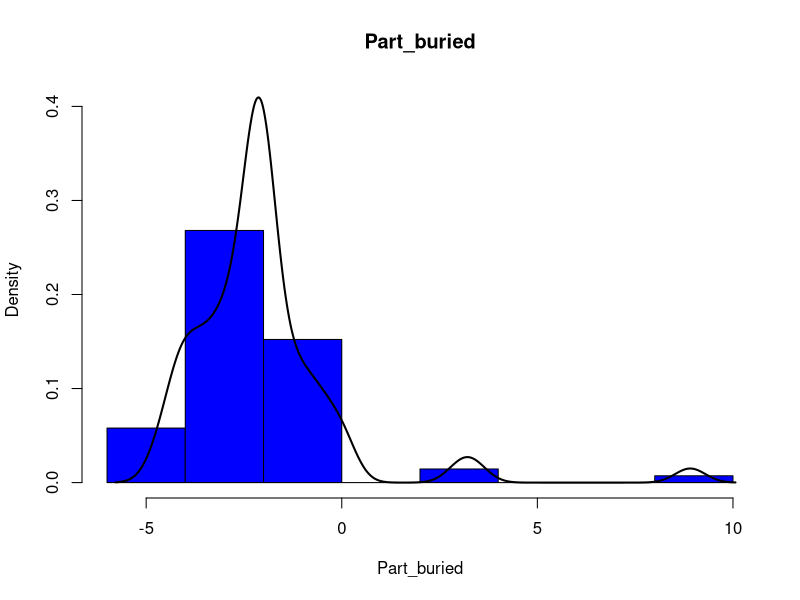
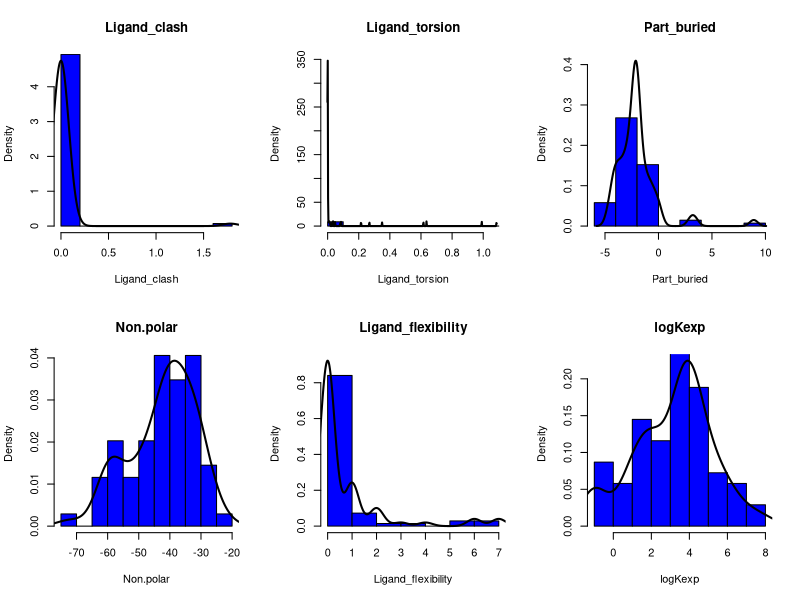
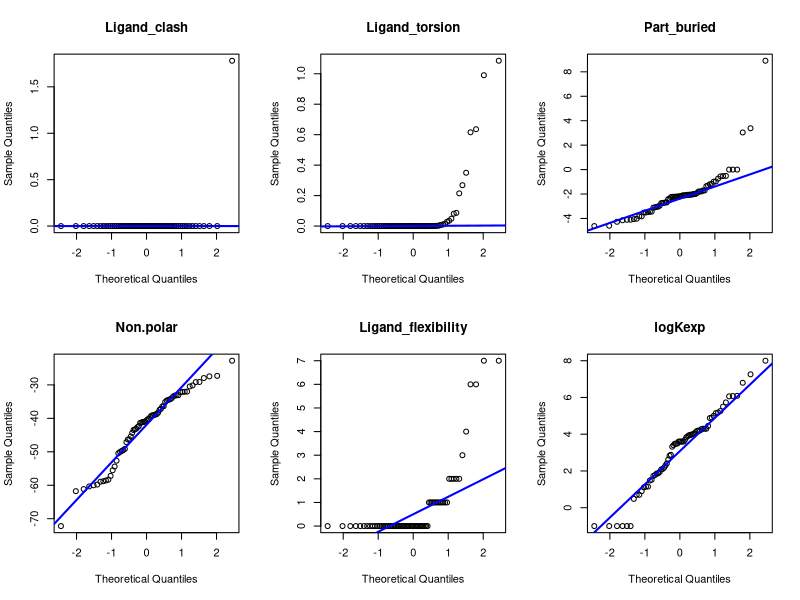
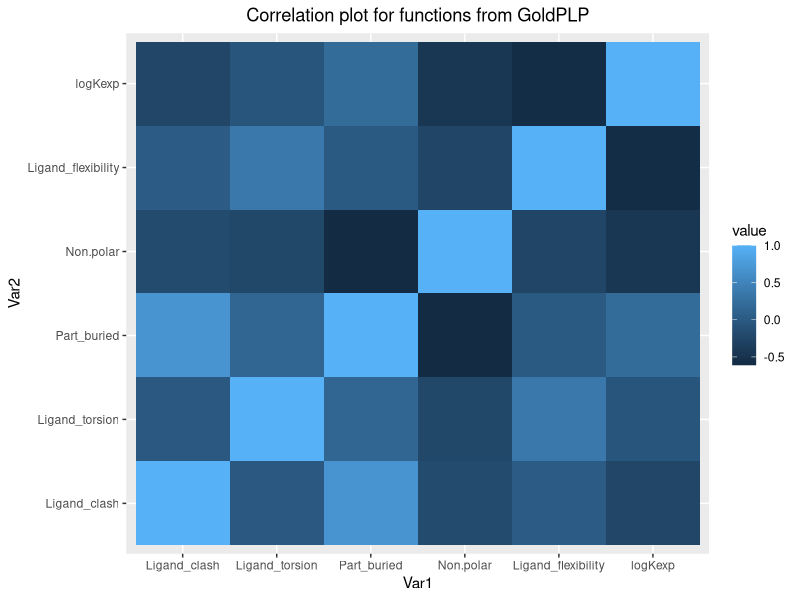

Write R code to recreate these figures, in order.
## ---- chunk 1
library(tidyverse)
#install.packages("reshape2")
library(reshape2)
library(ggplot2)
# You may have to instal tinytex
#tinytex::install_tinytex()
## ---- chunk 2

get_column_value <- function(d_frame, d_col) {
  # Use get() to retrieve the column by its string name
  # expand to use d_cal being a list
  get(d_col, d_frame)
}


hist_ylims <- function(dens){
  # Get y axis limits for a column from a data frame
  #data = get_column_value(d_frame, d_col)
  ylim = c(min(dens$y), c(max(dens$y)))
  return(ylim)
  }

int_made_even<- function(num){
  # make an int even
  if((num %% 2) != 0) 
    return(num+1)
  else
    return(num)
 }
  

hist_kde <- function(d_frame, d_col){
  # Colored Histogram with KDE line for clarity
  data  = get_column_value(d_frame, d_col )
  dens <- density(data)
  hist(data, main=d_col, xlab = d_col, ylim = (hist_ylims(dens)), col="blue", freq = FALSE)
  lines(dens, lwd = 2,  col = "black")
}

q_q_plot <- function(d_frame, d_col){
  # Generate a quartile quartile plot
  data  = get_column_value(d_frame, d_col )
  qqnorm(data, main = d_col,  pch = 1)
  qqline(data, col = "blue", lwd = 2)
}

multi_plot <- function(d_frame,plot_t){
 # multi plot 
  n_col = ncol(d_frame)
  n_plot = int_made_even(n_col)
  col_names = colnames(d_frame)
  # make plots
  par(mfrow=c(2,(n_plot/2) ))
  for (col in col_names)
    plot_t(d_frame, col)
 }

## ---- chunk 3
df = read.csv("tab_gold_wt.csv", header = TRUE)
## ---- chunk 4
summary(df)
## ---- chunk 5
 df <- df[-c(1)]
 summary(df)
## ---- chunk 6

hist_kde(df, "Part_buried")
## ---- chunk 7
multi_plot(df, hist_kde)
## ---- chunk 8
multi_plot(df, q_q_plot)

## ---- chunk 9
cor_mat <- round(cor(df),2)
head(cor_mat)
## ---- chunk 10
melted_cor_mat <- melt(cor_mat)
head(melted_cor_mat)
## ---- chunk 11
ggplot(data = melted_cor_mat, aes(x=Var1, y=Var2, fill=value)) + 
  geom_tile() +
  ggtitle("Correlation plot for functions from GoldPLP") +
  theme(plot.title = element_text(hjust = 0.5))
